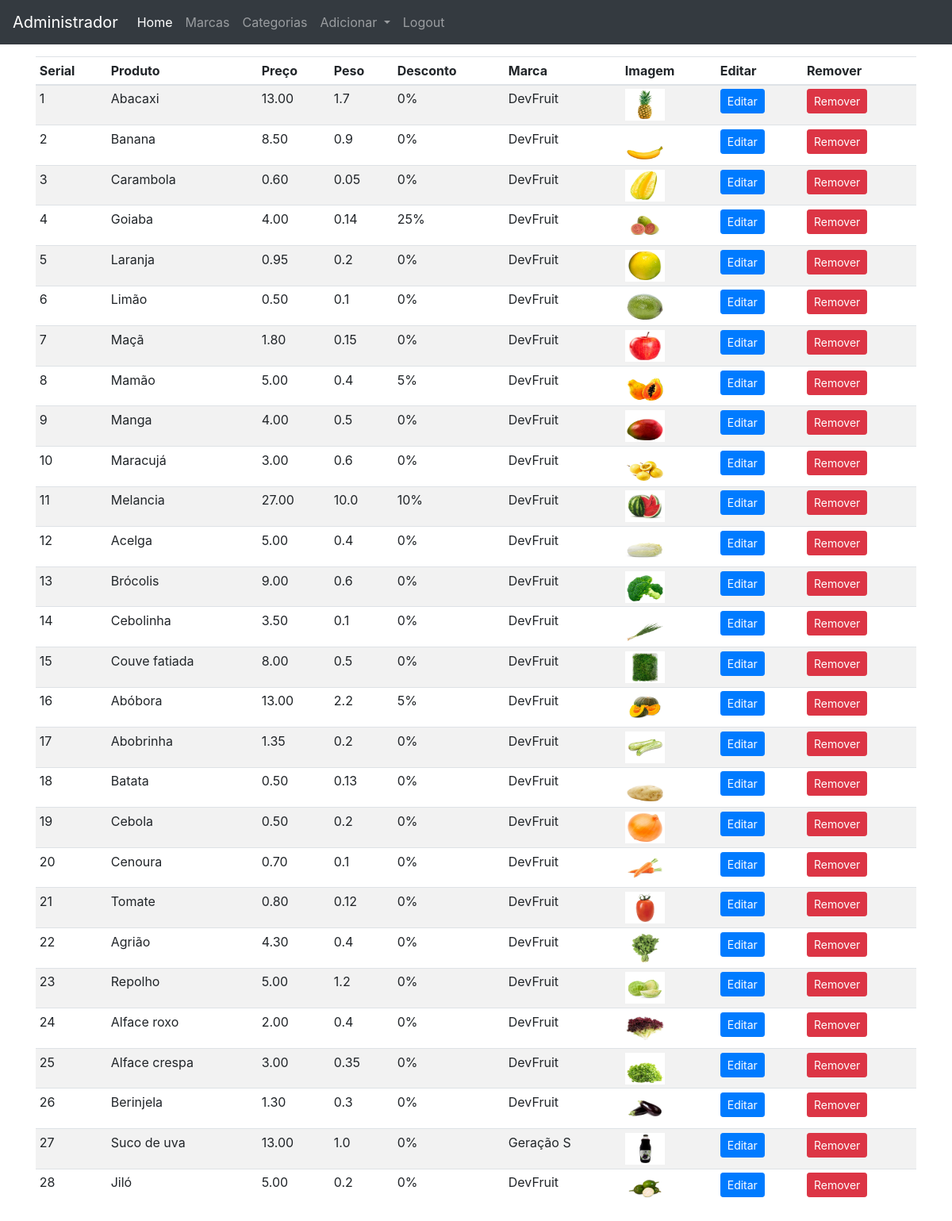
Page /admin (signed in) on the committed database.
### loja/produtos/models.py (models this page shows, shortened)
class Produto(db.Model):
    id = db.Column(db.Integer, primary_key=True)
    name = db.Column(db.String(80), nullable=False)
    price = db.Column(db.Numeric(10,2), nullable=False)
    discount = db.Column(db.Integer, default=0)
    stock = db.Column(db.Integer, nullable=False)
    weight= db.Column(db.Float, nullable=False)
    description= db.Column(db.Text, nullable=False)
    pub_date = db.Column(db.DateTime, nullable=False, default=datetime.utcnow)
    marca_id = db.Column(db.Integer, db.ForeignKey('marca.id'),nullable=False)
    marca = db.relationship('Marca', backref=db.backref('marcas', lazy=True))
    categoria_id = db.Column(db.Integer, db.ForeignKey('categoria.id'),nullable=False)
    categoria = db.relationship('Categoria', backref=db.backref('categorias', lazy=True))
    image= db.Column(db.String(150), nullable=True, default='image.jpg')

class Marca(db.Model):
    id = db.Column(db.Integer, primary_key=True)
    name = db.Column(db.String(30),nullable=False,unique=True)

### loja/admin/rotas.py (the view)
@app.route('/admin')
def admin():
    if 'email' not in session:
        flash(f'Realize o login!','danger')
        return redirect(url_for('adminLogin'))
    produtos = Produto.query.all()
    return render_template('admin/index.html', title = 'Pagina administrativa', produtos=produtos)

### loja/templates/admin/index.html (shortened to what this page needs)
{% extends 'layoutsAdmin.html' %}
{% block content %}
<div class="containter">
{% include 'navbarAdmin.html' %}
<div class="container" style="margin-top: 15px; margin-bottom: 15px;">
      <div class="containter mt-2">
        <table class="table table-sm table-striped">
            <thead>
                <th>Serial</th>
                <th>Produto</th>
                <th>Preço</th>
                <th>Peso</th>
                <th>Desconto</th>
                <th>Marca</th>
                <th>Imagem</th>
                <th>Editar</th>
                <th>Remover</th>
            </thead>
            <tbody>
                {% for produto in produtos %}
                <tr>
                    <td>{{loop.index}}</td>
                    <td>{{produto.name}}</td>
                    <td>{{produto.price}}</td>
                    <td>{{produto.weight}}</td>
                    <td>{{produto.discount}}%</td>
                    <td>{{produto.marca.name}}</td>
                    <td><img src="{{url_for('static',filename='images/'+produto.image)}}" width="50" height="40"></td>
                    <td><a href="{{url_for('updateproduto', id=produto.id)}}" class="btn btn-primary btn-sm"btn>Editar</a></td>
                    <td>
                      <form action="{{url_for('deleteproduto', id= produto.id)}}" method="POST">
                        <button type="button" class="btn btn-danger btn-sm" data-toggle="modal" data-target="#exampleModal{{produto.id}}">Remover</button>
                      </form>
                    </td>
                </tr>
                {% endfor %}
    </tbody>
  </table>
  </div>
</div>
{% endblock content %}

### rows in the picture
Produto: name "Abacaxi", price "13.00", weight "1.7", discount "0", marca.name "DevFruit", image (picture)
Produto: name "Banana", price "8.50", weight "0.9", discount "0", marca.name "DevFruit", image (picture)
Produto: name "Carambola", price "0.60", weight "0.05", discount "0", marca.name "DevFruit", image (picture)
Produto: name "Goiaba", price "4.00", weight "0.14", discount "25", marca.name "DevFruit", image (picture)
Produto: name "Laranja", price "0.95", weight "0.2", discount "0", marca.name "DevFruit", image (picture)
Produto: name "Limão", price "0.50", weight "0.1", discount "0", marca.name "DevFruit", image (picture)
Produto: name "Maçã", price "1.80", weight "0.15", discount "0", marca.name "DevFruit", image (picture)
Produto: name "Mamão", price "5.00", weight "0.4", discount "5", marca.name "DevFruit", image (picture)
Produto: name "Manga", price "4.00", weight "0.5", discount "0", marca.name "DevFruit", image (picture)
Produto: name "Maracujá", price "3.00", weight "0.6", discount "0", marca.name "DevFruit", image (picture)
Produto: name "Melancia", price "27.00", weight "10.0", discount "10", marca.name "DevFruit", image (picture)
Produto: name "Acelga", price "5.00", weight "0.4", discount "0", marca.name "DevFruit", image (picture)
Produto: name "Brócolis", price "9.00", weight "0.6", discount "0", marca.name "DevFruit", image (picture)
Produto: name "Cebolinha", price "3.50", weight "0.1", discount "0", marca.name "DevFruit", image (picture)
Produto: name "Couve fatiada", price "8.00", weight "0.5", discount "0", marca.name "DevFruit", image (picture)
Produto: name "Abóbora", price "13.00", weight "2.2", discount "5", marca.name "DevFruit", image (picture)
Produto: name "Abobrinha", price "1.35", weight "0.2", discount "0", marca.name "DevFruit", image (picture)
Produto: name "Batata", price "0.50", weight "0.13", discount "0", marca.name "DevFruit", image (picture)
Produto: name "Cebola", price "0.50", weight "0.2", discount "0", marca.name "DevFruit", image (picture)
Produto: name "Cenoura", price "0.70", weight "0.1", discount "0", marca.name "DevFruit", image (picture)
Produto: name "Tomate", price "0.80", weight "0.12", discount "0", marca.name "DevFruit", image (picture)
Produto: name "Agrião", price "4.30", weight "0.4", discount "0", marca.name "DevFruit", image (picture)
Produto: name "Repolho", price "5.00", weight "1.2", discount "0", marca.name "DevFruit", image (picture)
Produto: name "Alface roxo", price "2.00", weight "0.4", discount "0", marca.name "DevFruit", image (picture)
Produto: name "Alface crespa", price "3.00", weight "0.35", discount "0", marca.name "DevFruit", image (picture)
Produto: name "Berinjela", price "1.30", weight "0.3", discount "0", marca.name "DevFruit", image (picture)
Produto: name "Suco de uva", price "13.00", weight "1.0", discount "0", marca.name "Geração S", image (picture)
Produto: name "Jiló", price "5.00", weight "0.2", discount "0", marca.name "DevFruit", image (picture)
